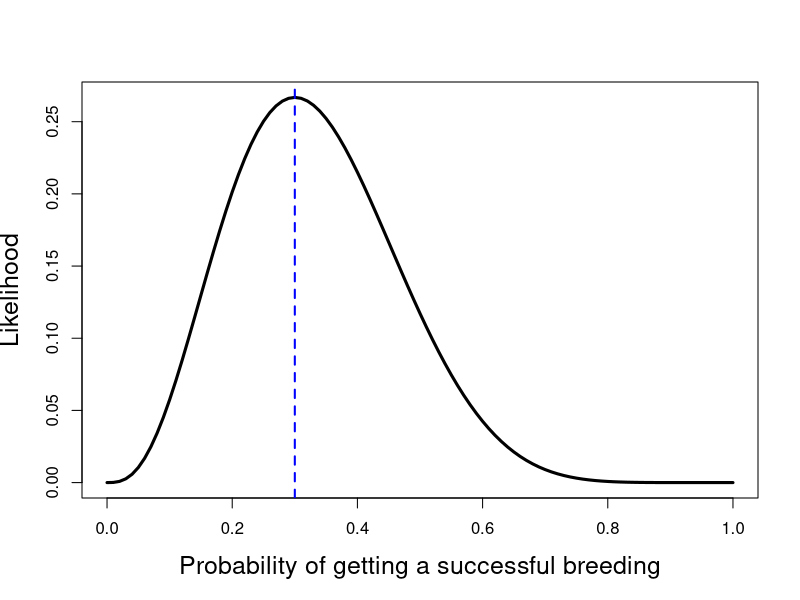
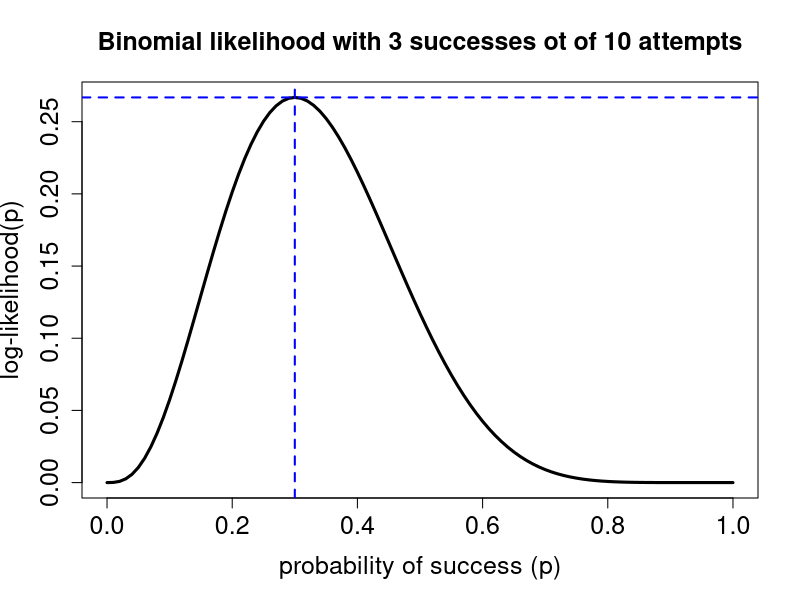
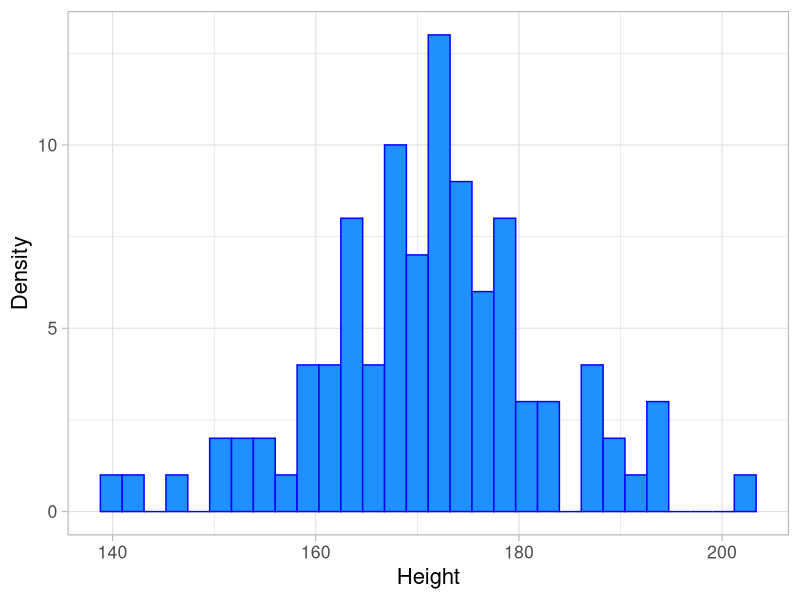
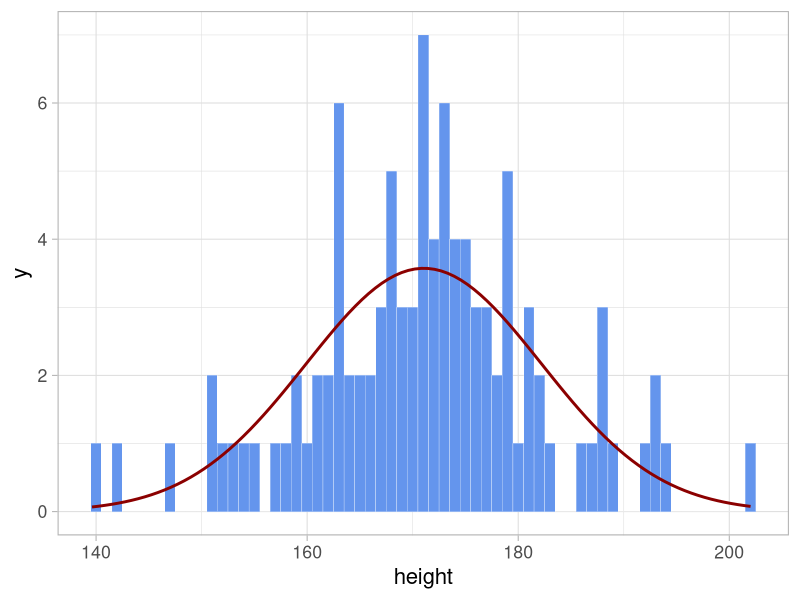

The R source for these figures, in order:
## ---- chunk 1
knitr::opts_chunk$set(cache = FALSE, 
                      echo = TRUE, 
                      message = FALSE, 
                      warning = FALSE,
                      fig.height=6, 
                      fig.width = 1.777777*6,
                      tidy = FALSE, 
                      comment = NA, 
                      highlight = TRUE, 
                      prompt = FALSE, 
                      crop = TRUE,
                      comment = "#>",
                      collapse = TRUE)
knitr::opts_knit$set(width = 60)
library(tidyverse)
library(reshape2)
theme_set(theme_light(base_size = 16))
make_latex_decorator <- function(output, otherwise) {
  function() {
      if (knitr:::is_latex_output()) output else otherwise
  }
}
insert_pause <- make_latex_decorator(". . .", "\n")
insert_slide_break <- make_latex_decorator("----", "\n")
insert_inc_bullet <- make_latex_decorator("> *", "*")
insert_html_math <- make_latex_decorator("", "$$")
## ---- chunk 2
dbinom(x=3,size=10,prob=0.1)
## ---- chunk 3
dbinom(x=3,size=10,prob=0.9)
## ---- chunk 4
dbinom(x=3,size=10,prob=0.25)
## ---- chunk 5
dbinom(x=3,size=10,prob=0.1)
dbinom(x=3,size=10,prob=0.9)
dbinom(x=3,size=10,prob=0.25)
## ---- chunk 6
lik.fun <- function(parameter){
  ll <- dbinom(x=3, size=10, prob=parameter)
  return(ll)
}

lik.fun(0.3)

lik.fun(0.6)
## ---- chunk 7
lik.fun <- function(parameter){
  ll <- dbinom(x=3, size=10, prob=parameter)
  return(ll)
}
p.grid = seq(0,1,by=0.01)
lik = rep(NA,length(p.grid))
for (i in 1:length(p.grid)){
  lik[i] <- lik.fun(p.grid[i])
}
plot(p.grid,lik,xlab='Probability of getting a successful breeding',ylab='Likelihood',type='l',lwd=3,cex.lab=1.5)
abline(v=0.3,lty=2,lwd=2,col='blue')
## ---- chunk 8
lik.fun <- function(parameter) dbinom(x=3, size=10, prob=parameter)
# ?optimize
optimize(lik.fun,c(0,1),maximum=TRUE)
## ---- chunk 9
lik.fun <- function(parameter) dbinom(x=3, size=10, prob=parameter)
plot(lik.fun,0,1,xlab="probability of success (p)",ylab="log-likelihood(p)",main="Binomial likelihood with 3 successes ot of 10 attempts",lwd=3,cex.lab=1.5, cex.axis=1.5, cex.main=1.5, cex.sub=1.5)
abline(v=0.3,h=0.26682,col='blue',lty=2,lwd=2)
## ---- chunk 10
# set seed for random numbers
set.seed(2020)
# simulate data from Normal distribution
n <- 100
height <- rnorm(n, mean=170, sd=10)
## ---- chunk 11
data.frame(height=height) %>%
  ggplot(aes(x=height))+ 
  geom_histogram(color="blue",fill="dodgerblue") + 
  labs(x = "Height", y = 'Density')
## ---- chunk 12
negloglik <- function(theta, data) {
  mu <- theta[1]
  sigma <- theta[2]
  x <- data
  -sum(dnorm(x, mean = mu, sd = sigma, log = TRUE))
}
negloglik(theta = c(150,1), height)
## ---- chunk 13
fit <- optim(par = c(1,1), fn = negloglik, data = height)
fit
## ---- chunk 14
binwidth <- 1 
df <- data.frame(x = height) %>%
  ggplot(aes(x = height, mean = fit$par[1], sd = fit$par[2], binwidth = binwidth, n = n)) +
  geom_histogram(binwidth = binwidth, 
                 colour = "white", 
                 fill = "cornflowerblue", 
                 size = 0.1) +
  stat_function(fun = function(x) dnorm(x, mean = fit$par[1], sd = fit$par[2]) * n * binwidth,
    color = "darkred", size = 1)
df
